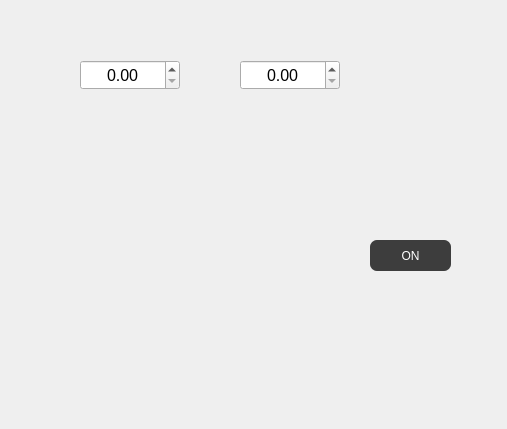
<?xml version="1.0" encoding="UTF-8"?>
<ui version="4.0">
 <class>Dialog_PumpControl</class>
 <widget class="QDialog" name="Dialog_PumpControl">
  <property name="geometry">
   <rect>
    <x>0</x>
    <y>0</y>
    <width>507</width>
    <height>429</height>
   </rect>
  </property>
  <property name="windowTitle">
   <string>Dialog</string>
  </property>
  <widget class="QPushButton" name="pushButton_PumpRunning">
   <property name="geometry">
    <rect>
     <x>370</x>
     <y>240</y>
     <width>81</width>
     <height>31</height>
    </rect>
   </property>
   <property name="styleSheet">
    <string notr="true">QMainWindow{
background-color:#1d1d1d;
}

QMenuBar{
background-color:#1d1d1d;
padding:5px;
	font: 12pt &quot;MS Shell Dlg 2&quot;;
}

QMenuBar::item{
background-color:#1d1d1d;
color:#fff;
padding:5px;

}

QMenu{
color:#fff;
padding:0;
}

QMenu::item:selected{
color:#fff;
background-color:#00aba9;
}

QTableWidget{
background-color:#3d3d3d;
color:#fff;
  selection-background-color: #da532c;
border:solid;
border-width:3px;
border-color:#da532c;
}
QHeaderView::section{
background-color:qlineargradient(spread:pad, x1:0, y1:0, x2:1, y2:0, stop:0 rgba(20, 158, 217, 255), stop:1 rgba(36, 158, 217, 255));
border:none;
border-top-style:solid;
border-width:1px;
border-top-color:qlineargradient(spread:pad, x1:0, y1:0, x2:1, y2:0, stop:0 rgba(20, 158, 217, 255), stop:1 rgba(36, 158, 217, 255));
color:#fff;

}
QHeaderView{
background-color:qlineargradient(spread:pad, x1:0, y1:0, x2:1, y2:0, stop:0 rgba(20, 158, 217, 255), stop:1 rgba(36, 158, 217, 255));

border:none;
border-top-style:solid;
border-width:1px;
border-top-color:#149ED9;
color:#fff;
	font: 75 12pt &quot;Calibri&quot;;
}

QTableCornerButton::section{
border:none;
background-color:#149ED9;
}

QListWidget{
background-color:#3d3d3d;
color:#fff;
}

QMenu{
background-color:#3d3d3d;
}
QStatusBar{
background-color:#7e3878;
color:#fff;
}

QPushButton{
border-style:solid;
background-color:#3d3d3d;
color:#fff;
border-radius:7px;
}

QPushButton:disabled {
background-color: rgb(204, 0, 0);
}

QPushButton:hover{
color:#ccc;
	background-color: qlineargradient(spread:pad, x1:0.517, y1:0, x2:0.517, y2:1, stop:0 rgba(45, 45, 45, 255), stop:0.505682 rgba(45, 45, 45, 255), stop:1 rgba(29, 29, 29, 255));
	border-color:#2d89ef;
border-width:2px;
}

QPushButton:pressed{
background-color: qlineargradient(spread:pad, x1:0.517, y1:0, x2:0.517, y2:1, stop:0 rgba(29, 29, 29, 255), stop:0.505682 rgba(45, 45, 45, 255), stop:1 rgba(29, 29, 29, 255));
}


QTabWidget::tab{
background-color:#3d3d3d;
}

QLineEdit{
border-radius:0;
}

QProgressBar{
border-radius:0;
text-align:center;
color:#fff;
background-color:transparent;
border: 2px solid #e3a21a;
border-radius:7px;
	font: 75 12pt &quot;Open Sans&quot;;

}

QProgressBar::chunk{
background-color:#2d89ef;
width:20px;
}</string>
   </property>
   <property name="text">
    <string>ON</string>
   </property>
  </widget>
  <widget class="QDoubleSpinBox" name="doubleSpinBox">
   <property name="geometry">
    <rect>
     <x>240</x>
     <y>60</y>
     <width>100</width>
     <height>30</height>
    </rect>
   </property>
   <property name="font">
    <font>
     <pointsize>12</pointsize>
    </font>
   </property>
   <property name="alignment">
    <set>Qt::AlignCenter</set>
   </property>
  </widget>
  <widget class="QDoubleSpinBox" name="doubleSpinBox_2">
   <property name="geometry">
    <rect>
     <x>80</x>
     <y>60</y>
     <width>100</width>
     <height>30</height>
    </rect>
   </property>
   <property name="font">
    <font>
     <pointsize>12</pointsize>
    </font>
   </property>
   <property name="alignment">
    <set>Qt::AlignCenter</set>
   </property>
  </widget>
  <widget class="QWidget" name="widget" native="true">
   <property name="geometry">
    <rect>
     <x>370</x>
     <y>290</y>
     <width>71</width>
     <height>61</height>
    </rect>
   </property>
  </widget>
 </widget>
 <resources/>
 <connections/>
</ui>
